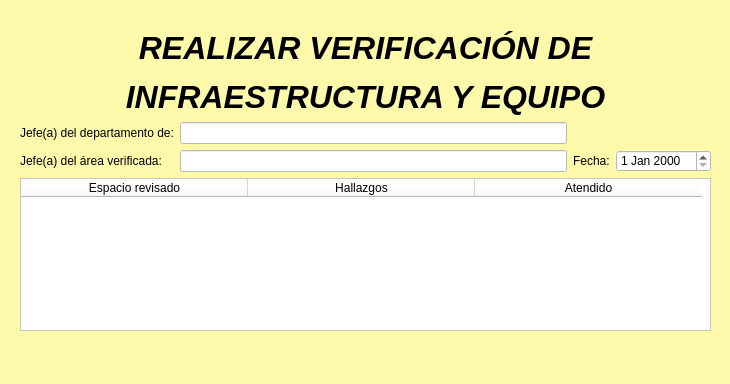
<?xml version="1.0" encoding="UTF-8"?>
<ui version="4.0">
 <class>Form_VerificacionDeInfraestructura</class>
 <widget class="QMainWindow" name="Form_VerificacionDeInfraestructura">
  <property name="geometry">
   <rect>
    <x>0</x>
    <y>0</y>
    <width>730</width>
    <height>384</height>
   </rect>
  </property>
  <property name="windowTitle">
   <string>MainWindow</string>
  </property>
  <property name="styleSheet">
   <string notr="true">background-color: rgb(255, 249, 171);</string>
  </property>
  <widget class="QWidget" name="centralwidget">
   <widget class="QWidget" name="">
    <property name="geometry">
     <rect>
      <x>20</x>
      <y>30</y>
      <width>691</width>
      <height>301</height>
     </rect>
    </property>
    <layout class="QGridLayout" name="gridLayout">
     <item row="0" column="0" colspan="4">
      <widget class="QLabel" name="label_4">
       <property name="whatsThis">
        <string>&lt;html&gt;&lt;head/&gt;&lt;body&gt;&lt;p align=&quot;center&quot;&gt;&lt;br/&gt;&lt;/p&gt;&lt;/body&gt;&lt;/html&gt;</string>
       </property>
       <property name="text">
        <string>&lt;html&gt;&lt;head/&gt;&lt;body&gt;&lt;p align=&quot;center&quot;&gt;&lt;span style=&quot; font-size:24pt; font-weight:600; font-style:italic;&quot;&gt;REALIZAR VERIFICACIÓN DE&lt;/span&gt;&lt;/p&gt;&lt;p align=&quot;center&quot;&gt;&lt;span style=&quot; font-size:24pt; font-weight:600; font-style:italic;&quot;&gt;INFRAESTRUCTURA Y EQUIPO&lt;/span&gt;&lt;/p&gt;&lt;/body&gt;&lt;/html&gt;</string>
       </property>
      </widget>
     </item>
     <item row="1" column="0">
      <widget class="QLabel" name="label">
       <property name="text">
        <string>Jefe(a) del departamento de:</string>
       </property>
      </widget>
     </item>
     <item row="1" column="1">
      <widget class="QLineEdit" name="lineEdit">
       <property name="styleSheet">
        <string notr="true">background-color: rgb(255, 255, 255);</string>
       </property>
      </widget>
     </item>
     <item row="2" column="0">
      <widget class="QLabel" name="label_2">
       <property name="text">
        <string>Jefe(a) del área verificada:</string>
       </property>
      </widget>
     </item>
     <item row="2" column="1">
      <widget class="QLineEdit" name="lineEdit_2">
       <property name="styleSheet">
        <string notr="true">background-color: rgb(255, 255, 255);</string>
       </property>
      </widget>
     </item>
     <item row="2" column="2">
      <widget class="QLabel" name="label_3">
       <property name="text">
        <string>Fecha:</string>
       </property>
      </widget>
     </item>
     <item row="2" column="3">
      <widget class="QDateEdit" name="dateEdit">
       <property name="styleSheet">
        <string notr="true">background-color: rgb(255, 255, 255);</string>
       </property>
      </widget>
     </item>
     <item row="3" column="0" colspan="4">
      <widget class="QTableWidget" name="tableWidget">
       <property name="styleSheet">
        <string notr="true">background-color: rgb(255, 255, 255);</string>
       </property>
       <property name="midLineWidth">
        <number>0</number>
       </property>
       <property name="autoScroll">
        <bool>true</bool>
       </property>
       <attribute name="horizontalHeaderCascadingSectionResizes">
        <bool>false</bool>
       </attribute>
       <attribute name="horizontalHeaderDefaultSectionSize">
        <number>227</number>
       </attribute>
       <attribute name="horizontalHeaderShowSortIndicator" stdset="0">
        <bool>false</bool>
       </attribute>
       <column>
        <property name="text">
         <string>Espacio revisado</string>
        </property>
       </column>
       <column>
        <property name="text">
         <string>Hallazgos</string>
        </property>
       </column>
       <column>
        <property name="text">
         <string>Atendido</string>
        </property>
       </column>
      </widget>
     </item>
    </layout>
   </widget>
  </widget>
  <widget class="QStatusBar" name="statusbar"/>
 </widget>
 <resources/>
 <connections/>
</ui>
